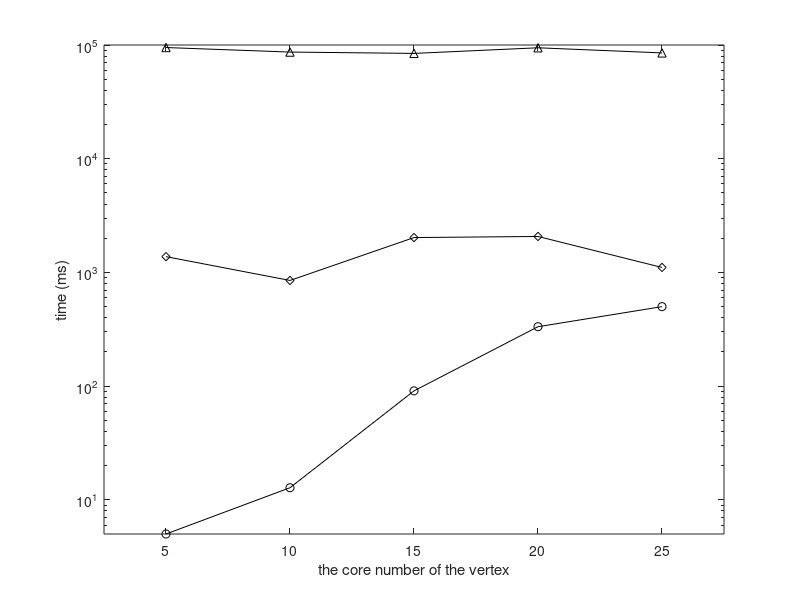

MATLAB code to generate this figure: (Note: this script raises an error after producing the figure.)
set(gcf,'color',[1, 1, 1]);
set(gcf,'unit','centimeters','position',[10 5 9 7]);

x=[1, 2, 3, 4, 5];
y1 = [9.5001272241E4	8.6677190087E4	8.4358334117E4	9.4522824314E4	8.5216540252E4];
y2 = [5.02068257	12.81094398	 91.03924596999999	333.59492743	500.79473253];
y3 = [1378.21145845	850.83470587	2028.16585109	2073.4171693799999	1107.43494956];

p1= semilogy(x, y1, '-k^');
hold on;
p2 = semilogy(x, y2, '-ko');
hold on;
p3 = semilogy(x, y3, '-kd');

xlabel('the core number of the vertex');
ylabel('time (ms)');

axis([0.5 5.5 0 1E5]);

set(gca, 'xtick', 1:5, 'XTickLabel', {'5','10','15','20','25'});
leg=legend('rebuild','insert','delete', 2);
set(leg,'edgecolor','white');
set(gca,'YTick',[10^1,10^2,10^3,10^4,10^5]);

set(gca, 'FontSize', 12);
set(get(gca, 'XLabel'), 'FontSize',12);
set(get(gca, 'YLabel'), 'FontSize',12);
set(findall(gcf,'type','line'),'linewidth',1.5);
set(gca, 'LineWidth', 1.5);
